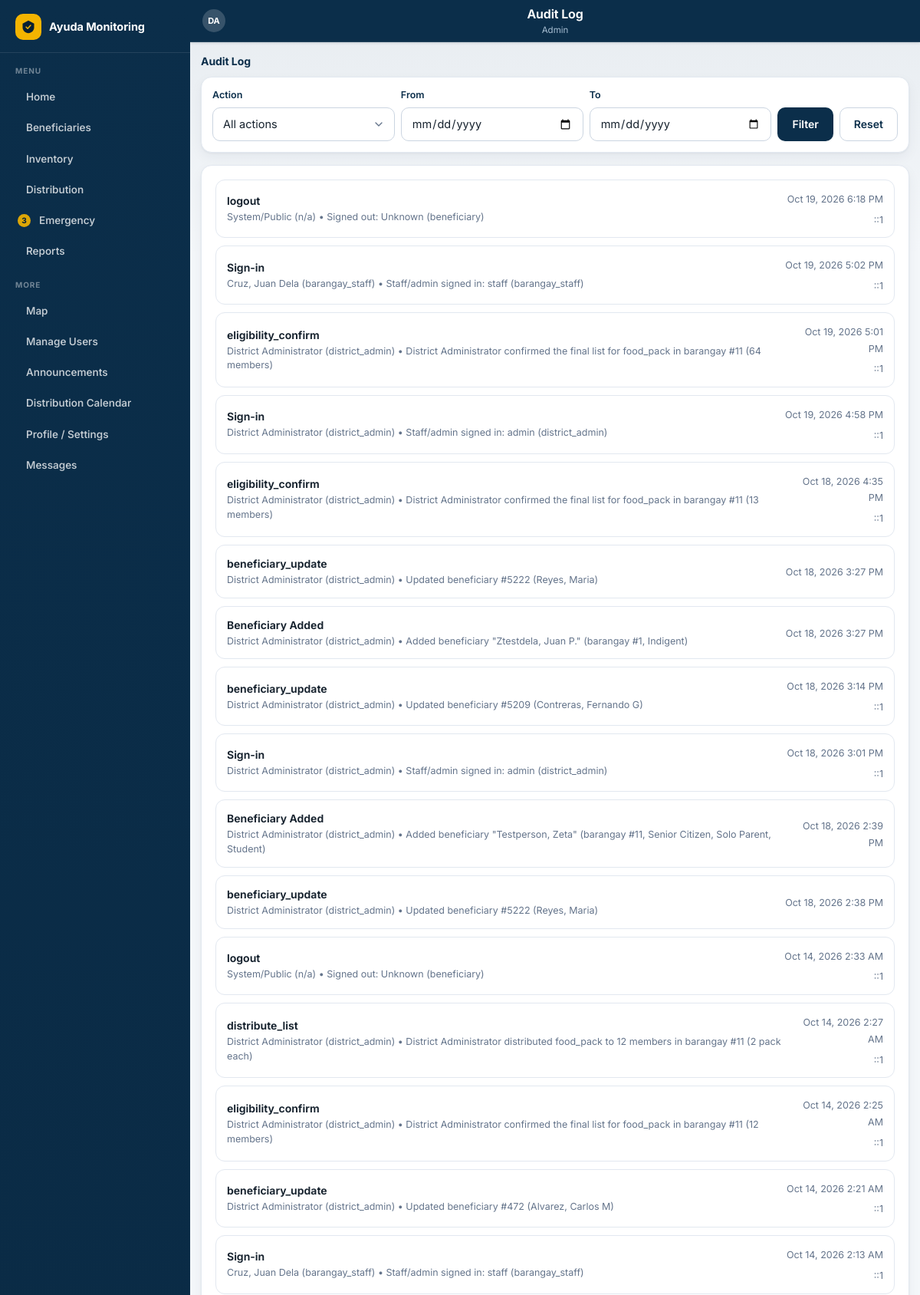
/audit_logs.php (signed in, upper part), run on the app's committed database.
### tables this page shows
CREATE TABLE `audit_logs` (
  `id` int(11) NOT NULL AUTO_INCREMENT,
  `user_id` int(11) DEFAULT NULL,
  `role` varchar(30) DEFAULT NULL,
  `action` varchar(100) NOT NULL,
  `details` text DEFAULT NULL,
  `ip_address` varchar(45) DEFAULT NULL,
  `created_at` datetime DEFAULT current_timestamp(),
  PRIMARY KEY (`id`),
  KEY `idx_audit_user` (`user_id`),
  KEY `idx_audit_created` (`created_at`)
);

CREATE TABLE `users` (
  `id` int(11) NOT NULL AUTO_INCREMENT,
  `username` varchar(50) NOT NULL,
  `password_hash` varchar(255) NOT NULL,
  `full_name` varchar(150) NOT NULL,
  `role` enum('district_admin','barangay_staff') NOT NULL,
  `barangay_id` int(11) DEFAULT NULL,
  `status` enum('pending','approved') NOT NULL DEFAULT 'approved',
  `photo_path` varchar(255) DEFAULT NULL,
  `mfa_secret` varchar(64) DEFAULT NULL,
  `created_at` datetime DEFAULT current_timestamp(),
  `reset_token` varchar(64) DEFAULT NULL,
  `reset_expires` datetime DEFAULT NULL,
  PRIMARY KEY (`id`),
  UNIQUE KEY `username` (`username`),
  KEY `barangay_id` (`barangay_id`),
  CONSTRAINT `users_ibfk_1` FOREIGN KEY (`barangay_id`) REFERENCES `barangays` (`id`) ON DELETE SET NULL
);

### includes/functions.php (called while the page is built, shortened)
<?php
function e(?string $str): string {
    return htmlspecialchars((string)$str, ENT_QUOTES, 'UTF-8');
}

### audit_logs.php (the view, shortened to what this page needs)
<?php
require_once __DIR__ . '/includes/functions.php';
$from = $_GET['from'] ?? '';
$to   = $_GET['to'] ?? '';
$where = [];
$params = [];
$whereSql = $where ? ('WHERE ' . implode(' AND ', $where)) : '';
$stmt = $pdo->prepare("
    SELECT a.*, u.full_name AS actor_name, u.username, u.role AS actor_role
    FROM audit_logs a
    LEFT JOIN users u ON u.id = a.user_id
    $whereSql
    ORDER BY a.created_at DESC LIMIT 200
");
$stmt->execute($params);
$logs = $stmt->fetchAll();
$actionLabels = [
    'login'                     => 'Sign-in',
    'distribute'                => 'Distribution',
    'beneficiary_approve'       => 'Beneficiary Approved',
    'beneficiary_add'           => 'Beneficiary Added',
    'beneficiary_password_reset'=> 'Beneficiary Password Reset',
    'user_create'               => 'Account Created',
    'user_approve'              => 'Account Approved',
    'user_decline'              => 'Account Declined',
    'user_password_reset'       => 'Account Password Reset',
    'request_submit'            => 'Aid Request Submitted',
    'request_approved'          => 'Aid Request Approved',
    'request_declined'          => 'Aid Request Declined',
    'emergency_report_submit'   => 'Emergency Report Submitted',
    'emergency_report_approved' => 'Emergency Response Dispatched',
    'emergency_report_declined' => 'Emergency Report Dismissed',
];
?>
<!DOCTYPE html>
<html lang="en">
<head>
<link rel="stylesheet" href="assets/css/style.css?v=20261019b">
</head>
<body>
<div class="app-shell wide">
    <?php include __DIR__ . '/includes/app_header.php'; ?>
    <div class="content">
        <div class="section-title" style="margin-bottom:10px;">Audit Log
        </div>
        <form method="GET" class="card" style="padding:14px;display:flex;gap:8px;flex-wrap:wrap;align-items:flex-end;">
            <div class="form-group" style="flex:1;min-width:150px;margin-bottom:0;">
                <label>Action</label>
                <select name="action" class="form-control">
                    <option value="All">All actions</option>
                </select>
            </div>
            <div class="form-group" style="flex:1;min-width:130px;margin-bottom:0;">
                <label>From</label>
                <input type="date" name="from" class="form-control" value="<?= e($from) ?>">
            </div>
            <div class="form-group" style="flex:1;min-width:130px;margin-bottom:0;">
                <label>To</label>
                <input type="date" name="to" class="form-control" value="<?= e($to) ?>">
            </div>
            <button type="submit" class="btn btn-primary">Filter</button>
            <a href="audit_logs.php" class="btn btn-outline">Reset</a>
        </form>
        <div class="card" style="margin-top:12px;">
            <?php foreach ($logs as $l): ?>
                <div class="list-item">
                    <div>
                        <div class="li-name"><?= e($actionLabels[$l['action']] ?? $l['action']) ?></div>
                        <div class="li-sub">
                            <?= e($l['actor_name'] ?: ($l['username'] ?: 'System/Public')) ?>
                            <span class="text-muted">(<?= e($l['actor_role'] ?: ($l['role'] ?: 'n/a')) ?>)</span>
                            <?php if ($l['details']): ?> &bull; <span><?= e($l['details']) ?></span><?php endif; ?>
                        </div>
                    </div>
                    <div class="text-right">
                        <span class="small text-muted"><?= date('M j, Y g:i A', strtotime($l['created_at'])) ?></span>
                        <?php if ($l['ip_address']): ?><div class="small text-muted mt-2"><?= e($l['ip_address']) ?></div><?php endif; ?>
                    </div>
                </div>
            <?php endforeach; ?>
        </div>
    </div>
    <?php include __DIR__ . '/includes/app_bottomnav.php'; ?>
</div>
</body>
</html>

### data on the page
audit_logs: action "logout", username "System/Public", role "n/a", details "Signed out: Unknown (beneficiary)", created_at "Oct 19, 2026 6:18 PM", ip_address "::1"
audit_logs: action "Sign-in", user.full_name "Cruz, Juan Dela", user.role "barangay_staff", details "Staff/admin signed in: staff (barangay_staff)", created_at "Oct 19, 2026 5:02 PM", ip_address "::1"
audit_logs: action "eligibility_confirm", user.full_name "District Administrator", user.role "district_admin", details "District Administrator confirmed the final list for food_pack in barangay #11 (64 members)", created_at "Oct 19, 2026 5:01 PM", ip_address "::1"
audit_logs: action "Sign-in", user.full_name "District Administrator", user.role "district_admin", details "Staff/admin signed in: admin (district_admin)", created_at "Oct 19, 2026 4:58 PM", ip_address "::1"
audit_logs: action "eligibility_confirm", user.full_name "District Administrator", user.role "district_admin", details "District Administrator confirmed the final list for food_pack in barangay #11 (13 members)", created_at "Oct 18, 2026 4:35 PM", ip_address "::1"
audit_logs: action "beneficiary_update", user.full_name "District Administrator", user.role "district_admin", details "Updated beneficiary #5222 (Reyes, Maria)", created_at "Oct 18, 2026 3:27 PM"
audit_logs: action "Beneficiary Added", user.full_name "District Administrator", user.role "district_admin", details "Added beneficiary \"Ztestdela, Juan P.\" (barangay #1, Indigent)", created_at "Oct 18, 2026 3:27 PM"
audit_logs: action "beneficiary_update", user.full_name "District Administrator", user.role "district_admin", details "Updated beneficiary #5209 (Contreras, Fernando G)", created_at "Oct 18, 2026 3:14 PM", ip_address "::1"
audit_logs: action "Sign-in", user.full_name "District Administrator", user.role "district_admin", details "Staff/admin signed in: admin (district_admin)", created_at "Oct 18, 2026 3:01 PM", ip_address "::1"
audit_logs: action "Beneficiary Added", user.full_name "District Administrator", user.role "district_admin", details "Added beneficiary \"Testperson, Zeta\" (barangay #11, Senior Citizen, Solo Parent, Student)", created_at "Oct 18, 2026 2:39 PM"
audit_logs: action "beneficiary_update", user.full_name "District Administrator", user.role "district_admin", details "Updated beneficiary #5222 (Reyes, Maria)", created_at "Oct 18, 2026 2:38 PM"
audit_logs: action "logout", username "System/Public", role "n/a", details "Signed out: Unknown (beneficiary)", created_at "Oct 14, 2026 2:33 AM", ip_address "::1"
audit_logs: action "distribute_list", user.full_name "District Administrator", user.role "district_admin", details "District Administrator distributed food_pack to 12 members in barangay #11 (2 pack each)", created_at "Oct 14, 2026 2:27 AM", ip_address "::1"
audit_logs: action "eligibility_confirm", user.full_name "District Administrator", user.role "district_admin", details "District Administrator confirmed the final list for food_pack in barangay #11 (12 members)", created_at "Oct 14, 2026 2:25 AM", ip_address "::1"
audit_logs: action "beneficiary_update", user.full_name "District Administrator", user.role "district_admin", details "Updated beneficiary #472 (Alvarez, Carlos M)", created_at "Oct 14, 2026 2:21 AM", ip_address "::1"
audit_logs: action "Sign-in", user.full_name "Cruz, Juan Dela", user.role "barangay_staff", details "Staff/admin signed in: staff (barangay_staff)", created_at "Oct 14, 2026 2:13 AM", ip_address "::1"

### other printed values
$hdrTitle "Audit Log"
$initials "DA"
$item['label'] "Home"
$item['label'] "Beneficiaries"
$item['label'] "Inventory"
$item['label'] "Distribution"
$pendingReports "3"
$item['label'] "Emergency"
$item['label'] "Reports"
$item['label'] "Map"
$item['label'] "Manage Users"
$item['label'] "Announcements"
$item['label'] "Distribution Calendar"
$item['label'] "Profile / Settings"
$item['label'] "Messages"
